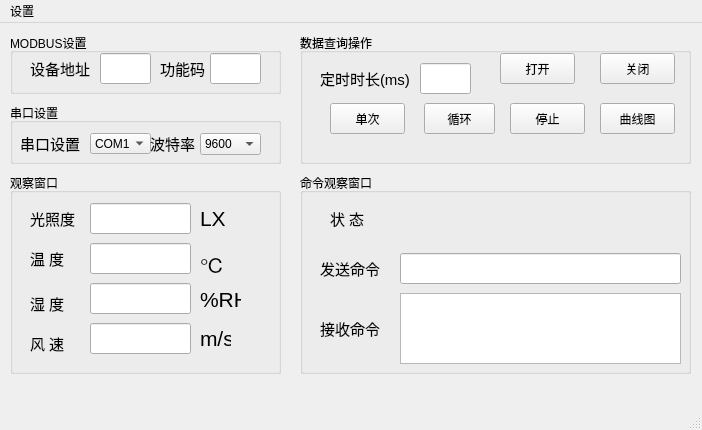
<?xml version="1.0" encoding="UTF-8"?>
<ui version="4.0">
 <class>MainWindow</class>
 <widget class="QMainWindow" name="MainWindow">
  <property name="geometry">
   <rect>
    <x>0</x>
    <y>0</y>
    <width>702</width>
    <height>430</height>
   </rect>
  </property>
  <property name="windowTitle">
   <string>MainWindow</string>
  </property>
  <widget class="QWidget" name="centralwidget">
   <widget class="QGroupBox" name="Modbus_groupBox">
    <property name="geometry">
     <rect>
      <x>10</x>
      <y>10</y>
      <width>271</width>
      <height>61</height>
     </rect>
    </property>
    <property name="title">
     <string>MODBUS设置</string>
    </property>
    <widget class="QLabel" name="Device_label">
     <property name="geometry">
      <rect>
       <x>20</x>
       <y>20</y>
       <width>71</width>
       <height>31</height>
      </rect>
     </property>
     <property name="text">
      <string>&lt;html&gt;&lt;head/&gt;&lt;body&gt;&lt;p&gt;&lt;span style=&quot; font-size:11pt;&quot;&gt;设备地址&lt;/span&gt;&lt;/p&gt;&lt;/body&gt;&lt;/html&gt;</string>
     </property>
    </widget>
    <widget class="QLabel" name="Function_label">
     <property name="geometry">
      <rect>
       <x>150</x>
       <y>20</y>
       <width>51</width>
       <height>31</height>
      </rect>
     </property>
     <property name="text">
      <string>&lt;html&gt;&lt;head/&gt;&lt;body&gt;&lt;p&gt;&lt;span style=&quot; font-size:11pt;&quot;&gt;功能码&lt;/span&gt;&lt;/p&gt;&lt;/body&gt;&lt;/html&gt;</string>
     </property>
    </widget>
    <widget class="QLineEdit" name="Functiom_lineEdit">
     <property name="geometry">
      <rect>
       <x>200</x>
       <y>20</y>
       <width>51</width>
       <height>31</height>
      </rect>
     </property>
    </widget>
    <widget class="QLineEdit" name="Device_lineEdit">
     <property name="geometry">
      <rect>
       <x>90</x>
       <y>20</y>
       <width>51</width>
       <height>31</height>
      </rect>
     </property>
    </widget>
   </widget>
   <widget class="QGroupBox" name="Port_groupBox">
    <property name="geometry">
     <rect>
      <x>10</x>
      <y>80</y>
      <width>271</width>
      <height>61</height>
     </rect>
    </property>
    <property name="title">
     <string>串口设置</string>
    </property>
    <widget class="QLabel" name="Port_label">
     <property name="geometry">
      <rect>
       <x>10</x>
       <y>20</y>
       <width>61</width>
       <height>41</height>
      </rect>
     </property>
     <property name="text">
      <string>&lt;html&gt;&lt;head/&gt;&lt;body&gt;&lt;p&gt;&lt;span style=&quot; font-size:11pt;&quot;&gt;串口设置&lt;/span&gt;&lt;/p&gt;&lt;/body&gt;&lt;/html&gt;</string>
     </property>
    </widget>
    <widget class="QComboBox" name="Port_comboBox">
     <property name="geometry">
      <rect>
       <x>80</x>
       <y>30</y>
       <width>61</width>
       <height>21</height>
      </rect>
     </property>
     <item>
      <property name="text">
       <string>COM1</string>
      </property>
     </item>
     <item>
      <property name="text">
       <string>COM2</string>
      </property>
     </item>
     <item>
      <property name="text">
       <string>COM3</string>
      </property>
     </item>
     <item>
      <property name="text">
       <string>COM4</string>
      </property>
     </item>
     <item>
      <property name="text">
       <string>COM5</string>
      </property>
     </item>
     <item>
      <property name="text">
       <string>COM6</string>
      </property>
     </item>
     <item>
      <property name="text">
       <string>COM7</string>
      </property>
     </item>
    </widget>
    <widget class="QComboBox" name="Baud_comboBox">
     <property name="geometry">
      <rect>
       <x>190</x>
       <y>30</y>
       <width>61</width>
       <height>22</height>
      </rect>
     </property>
     <item>
      <property name="text">
       <string>9600</string>
      </property>
     </item>
     <item>
      <property name="text">
       <string>14400</string>
      </property>
     </item>
     <item>
      <property name="text">
       <string>19200</string>
      </property>
     </item>
    </widget>
    <widget class="QLabel" name="Baud_label">
     <property name="geometry">
      <rect>
       <x>140</x>
       <y>20</y>
       <width>61</width>
       <height>41</height>
      </rect>
     </property>
     <property name="text">
      <string>&lt;html&gt;&lt;head/&gt;&lt;body&gt;&lt;p&gt;&lt;span style=&quot; font-size:11pt;&quot;&gt;波特率&lt;/span&gt;&lt;/p&gt;&lt;/body&gt;&lt;/html&gt;</string>
     </property>
    </widget>
   </widget>
   <widget class="QGroupBox" name="Data_groupBox">
    <property name="geometry">
     <rect>
      <x>300</x>
      <y>10</y>
      <width>391</width>
      <height>131</height>
     </rect>
    </property>
    <property name="title">
     <string>数据查询操作</string>
    </property>
    <widget class="QLineEdit" name="Time_lineEdit">
     <property name="geometry">
      <rect>
       <x>120</x>
       <y>30</y>
       <width>51</width>
       <height>31</height>
      </rect>
     </property>
     <property name="toolTip">
      <string>&lt;html&gt;&lt;head/&gt;&lt;body&gt;&lt;p&gt;&lt;span style=&quot; font-size:18pt;&quot;&gt;1000&lt;/span&gt;&lt;/p&gt;&lt;/body&gt;&lt;/html&gt;</string>
     </property>
     <property name="text">
      <string/>
     </property>
    </widget>
    <widget class="QLabel" name="Time_label">
     <property name="geometry">
      <rect>
       <x>20</x>
       <y>30</y>
       <width>91</width>
       <height>31</height>
      </rect>
     </property>
     <property name="text">
      <string>&lt;html&gt;&lt;head/&gt;&lt;body&gt;&lt;p&gt;&lt;span style=&quot; font-size:11pt;&quot;&gt;定时时长(ms)&lt;/span&gt;&lt;/p&gt;&lt;/body&gt;&lt;/html&gt;</string>
     </property>
    </widget>
    <widget class="QPushButton" name="Circle_pushButton">
     <property name="geometry">
      <rect>
       <x>124</x>
       <y>70</y>
       <width>71</width>
       <height>31</height>
      </rect>
     </property>
     <property name="text">
      <string>循环</string>
     </property>
    </widget>
    <widget class="QPushButton" name="Signal_pushButton">
     <property name="geometry">
      <rect>
       <x>30</x>
       <y>70</y>
       <width>75</width>
       <height>31</height>
      </rect>
     </property>
     <property name="text">
      <string>单次</string>
     </property>
    </widget>
    <widget class="QPushButton" name="Stop_pushButton">
     <property name="geometry">
      <rect>
       <x>210</x>
       <y>70</y>
       <width>75</width>
       <height>31</height>
      </rect>
     </property>
     <property name="toolTip">
      <string>&lt;html&gt;&lt;head/&gt;&lt;body&gt;&lt;p&gt;&lt;span style=&quot; font-size:11pt;&quot;&gt;停止&lt;/span&gt;&lt;/p&gt;&lt;/body&gt;&lt;/html&gt;</string>
     </property>
     <property name="text">
      <string>停止</string>
     </property>
    </widget>
    <widget class="QPushButton" name="Close_pushButton">
     <property name="geometry">
      <rect>
       <x>300</x>
       <y>20</y>
       <width>75</width>
       <height>31</height>
      </rect>
     </property>
     <property name="text">
      <string>关闭</string>
     </property>
    </widget>
    <widget class="QPushButton" name="Open_pushButton">
     <property name="geometry">
      <rect>
       <x>200</x>
       <y>20</y>
       <width>75</width>
       <height>31</height>
      </rect>
     </property>
     <property name="text">
      <string>打开</string>
     </property>
    </widget>
    <widget class="QPushButton" name="curve_pushButton">
     <property name="geometry">
      <rect>
       <x>300</x>
       <y>70</y>
       <width>75</width>
       <height>31</height>
      </rect>
     </property>
     <property name="toolTip">
      <string>&lt;html&gt;&lt;head/&gt;&lt;body&gt;&lt;p&gt;&lt;span style=&quot; font-size:11pt;&quot;&gt;停止&lt;/span&gt;&lt;/p&gt;&lt;/body&gt;&lt;/html&gt;</string>
     </property>
     <property name="text">
      <string>曲线图</string>
     </property>
    </widget>
   </widget>
   <widget class="QGroupBox" name="Command_groupBox">
    <property name="geometry">
     <rect>
      <x>300</x>
      <y>150</y>
      <width>391</width>
      <height>201</height>
     </rect>
    </property>
    <property name="title">
     <string>命令观察窗口</string>
    </property>
    <widget class="QLineEdit" name="Send_lineEdit">
     <property name="geometry">
      <rect>
       <x>100</x>
       <y>80</y>
       <width>281</width>
       <height>31</height>
      </rect>
     </property>
     <property name="text">
      <string/>
     </property>
    </widget>
    <widget class="QLabel" name="Recieve_label">
     <property name="geometry">
      <rect>
       <x>20</x>
       <y>140</y>
       <width>61</width>
       <height>31</height>
      </rect>
     </property>
     <property name="text">
      <string>&lt;html&gt;&lt;head/&gt;&lt;body&gt;&lt;p&gt;&lt;span style=&quot; font-size:11pt;&quot;&gt;接收命令&lt;/span&gt;&lt;/p&gt;&lt;/body&gt;&lt;/html&gt;</string>
     </property>
    </widget>
    <widget class="QPlainTextEdit" name="Recieve_plainTextEdit">
     <property name="geometry">
      <rect>
       <x>100</x>
       <y>120</y>
       <width>281</width>
       <height>71</height>
      </rect>
     </property>
    </widget>
    <widget class="QLabel" name="Send_label">
     <property name="geometry">
      <rect>
       <x>20</x>
       <y>80</y>
       <width>61</width>
       <height>31</height>
      </rect>
     </property>
     <property name="text">
      <string>&lt;html&gt;&lt;head/&gt;&lt;body&gt;&lt;p&gt;&lt;span style=&quot; font-size:11pt;&quot;&gt;发送命令&lt;/span&gt;&lt;/p&gt;&lt;/body&gt;&lt;/html&gt;</string>
     </property>
    </widget>
    <widget class="QLabel" name="State_label">
     <property name="geometry">
      <rect>
       <x>30</x>
       <y>30</y>
       <width>51</width>
       <height>31</height>
      </rect>
     </property>
     <property name="text">
      <string>&lt;html&gt;&lt;head/&gt;&lt;body&gt;&lt;p&gt;&lt;span style=&quot; font-size:11pt;&quot;&gt;状  态&lt;/span&gt;&lt;/p&gt;&lt;/body&gt;&lt;/html&gt;</string>
     </property>
    </widget>
    <widget class="QLabel" name="Show_label">
     <property name="geometry">
      <rect>
       <x>100</x>
       <y>20</y>
       <width>271</width>
       <height>51</height>
      </rect>
     </property>
     <property name="text">
      <string/>
     </property>
    </widget>
   </widget>
   <widget class="QGroupBox" name="Watch_groupBox">
    <property name="geometry">
     <rect>
      <x>10</x>
      <y>150</y>
      <width>271</width>
      <height>201</height>
     </rect>
    </property>
    <property name="title">
     <string>观察窗口</string>
    </property>
    <widget class="QLabel" name="C_label">
     <property name="geometry">
      <rect>
       <x>190</x>
       <y>70</y>
       <width>31</width>
       <height>41</height>
      </rect>
     </property>
     <property name="text">
      <string>&lt;html&gt;&lt;head/&gt;&lt;body&gt;&lt;p&gt;&lt;span style=&quot; font-size:16pt;&quot;&gt;℃&lt;/span&gt;&lt;/p&gt;&lt;/body&gt;&lt;/html&gt;</string>
     </property>
    </widget>
    <widget class="QLineEdit" name="Temperature_lineEdit">
     <property name="geometry">
      <rect>
       <x>80</x>
       <y>70</y>
       <width>101</width>
       <height>31</height>
      </rect>
     </property>
     <property name="toolTip">
      <string>&lt;html&gt;&lt;head/&gt;&lt;body&gt;&lt;p align=&quot;center&quot;&gt;&lt;br/&gt;&lt;/p&gt;&lt;/body&gt;&lt;/html&gt;</string>
     </property>
     <property name="text">
      <string/>
     </property>
    </widget>
    <widget class="QLineEdit" name="Humidity_lineEdit">
     <property name="geometry">
      <rect>
       <x>80</x>
       <y>110</y>
       <width>101</width>
       <height>31</height>
      </rect>
     </property>
    </widget>
    <widget class="QLabel" name="Temperature_label">
     <property name="geometry">
      <rect>
       <x>20</x>
       <y>70</y>
       <width>41</width>
       <height>31</height>
      </rect>
     </property>
     <property name="text">
      <string>&lt;html&gt;&lt;head/&gt;&lt;body&gt;&lt;p&gt;&lt;span style=&quot; font-size:11pt;&quot;&gt;温 度 &lt;/span&gt;&lt;/p&gt;&lt;/body&gt;&lt;/html&gt;</string>
     </property>
    </widget>
    <widget class="QLineEdit" name="Airspped_lineEdit">
     <property name="geometry">
      <rect>
       <x>80</x>
       <y>150</y>
       <width>101</width>
       <height>31</height>
      </rect>
     </property>
    </widget>
    <widget class="QLabel" name="RH_label">
     <property name="geometry">
      <rect>
       <x>190</x>
       <y>111</y>
       <width>41</width>
       <height>31</height>
      </rect>
     </property>
     <property name="text">
      <string>&lt;html&gt;&lt;head/&gt;&lt;body&gt;&lt;p&gt;&lt;span style=&quot; font-size:16pt;&quot;&gt;%RH&lt;/span&gt;&lt;/p&gt;&lt;/body&gt;&lt;/html&gt;</string>
     </property>
    </widget>
    <widget class="QLabel" name="illumation_label">
     <property name="geometry">
      <rect>
       <x>20</x>
       <y>30</y>
       <width>51</width>
       <height>31</height>
      </rect>
     </property>
     <property name="text">
      <string>&lt;html&gt;&lt;head/&gt;&lt;body&gt;&lt;p&gt;&lt;span style=&quot; font-size:11pt;&quot;&gt;光照度&lt;/span&gt;&lt;/p&gt;&lt;/body&gt;&lt;/html&gt;</string>
     </property>
    </widget>
    <widget class="QLabel" name="LX_label">
     <property name="geometry">
      <rect>
       <x>190</x>
       <y>30</y>
       <width>41</width>
       <height>31</height>
      </rect>
     </property>
     <property name="text">
      <string>&lt;html&gt;&lt;head/&gt;&lt;body&gt;&lt;p&gt;&lt;span style=&quot; font-size:16pt;&quot;&gt;LX&lt;/span&gt;&lt;/p&gt;&lt;/body&gt;&lt;/html&gt;</string>
     </property>
    </widget>
    <widget class="QLabel" name="MS_label">
     <property name="geometry">
      <rect>
       <x>190</x>
       <y>150</y>
       <width>31</width>
       <height>31</height>
      </rect>
     </property>
     <property name="text">
      <string>&lt;html&gt;&lt;head/&gt;&lt;body&gt;&lt;p&gt;&lt;span style=&quot; font-size:16pt;&quot;&gt;m/s&lt;/span&gt;&lt;/p&gt;&lt;/body&gt;&lt;/html&gt;</string>
     </property>
    </widget>
    <widget class="QLineEdit" name="illumation_lineEdit">
     <property name="geometry">
      <rect>
       <x>80</x>
       <y>30</y>
       <width>101</width>
       <height>31</height>
      </rect>
     </property>
     <property name="toolTip">
      <string>&lt;html&gt;&lt;head/&gt;&lt;body&gt;&lt;p align=&quot;center&quot;&gt;&lt;span style=&quot; font-size:16pt; font-weight:600;&quot;&gt;0.00&lt;/span&gt;&lt;/p&gt;&lt;/body&gt;&lt;/html&gt;</string>
     </property>
     <property name="text">
      <string/>
     </property>
    </widget>
    <widget class="QLabel" name="Airspeed_label">
     <property name="geometry">
      <rect>
       <x>20</x>
       <y>150</y>
       <width>41</width>
       <height>41</height>
      </rect>
     </property>
     <property name="text">
      <string>&lt;html&gt;&lt;head/&gt;&lt;body&gt;&lt;p&gt;&lt;span style=&quot; font-size:11pt;&quot;&gt;风 速&lt;/span&gt;&lt;/p&gt;&lt;/body&gt;&lt;/html&gt;</string>
     </property>
    </widget>
    <widget class="QLabel" name="Humidity_label">
     <property name="geometry">
      <rect>
       <x>20</x>
       <y>110</y>
       <width>41</width>
       <height>41</height>
      </rect>
     </property>
     <property name="text">
      <string>&lt;html&gt;&lt;head/&gt;&lt;body&gt;&lt;p&gt;&lt;span style=&quot; font-size:11pt;&quot;&gt;湿 度&lt;/span&gt;&lt;/p&gt;&lt;/body&gt;&lt;/html&gt;</string>
     </property>
    </widget>
   </widget>
  </widget>
  <widget class="QMenuBar" name="menubar">
   <property name="geometry">
    <rect>
     <x>0</x>
     <y>0</y>
     <width>702</width>
     <height>23</height>
    </rect>
   </property>
   <widget class="QMenu" name="menu">
    <property name="title">
     <string>设置</string>
    </property>
    <addaction name="actionSave_2"/>
   </widget>
   <addaction name="menu"/>
  </widget>
  <widget class="QStatusBar" name="statusbar"/>
  <action name="actionSave">
   <property name="text">
    <string>save</string>
   </property>
  </action>
  <action name="actionSave_2">
   <property name="text">
    <string>save</string>
   </property>
  </action>
 </widget>
 <resources/>
 <connections/>
</ui>
